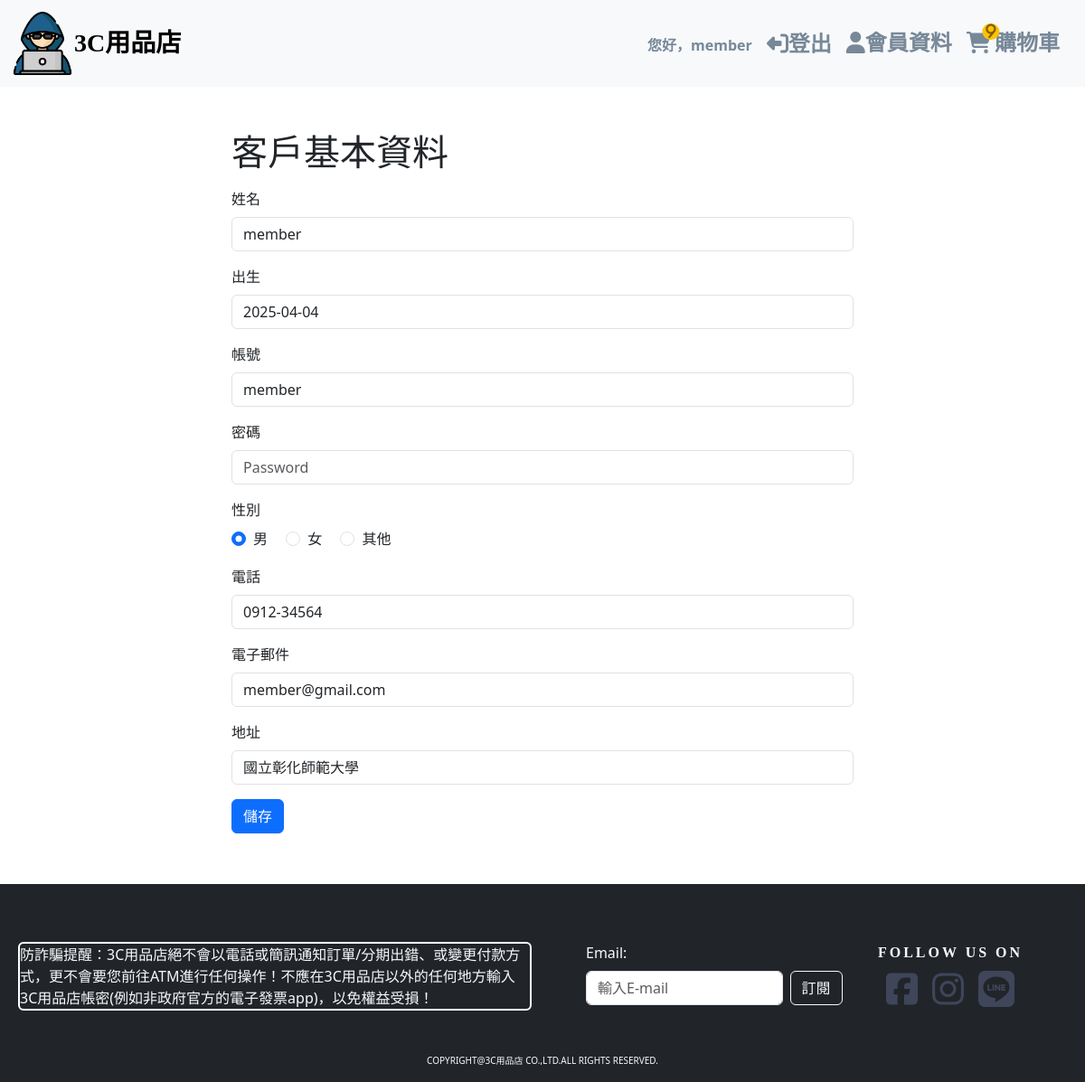
The page /personal_id.php (signed in) on the database as committed earlier.
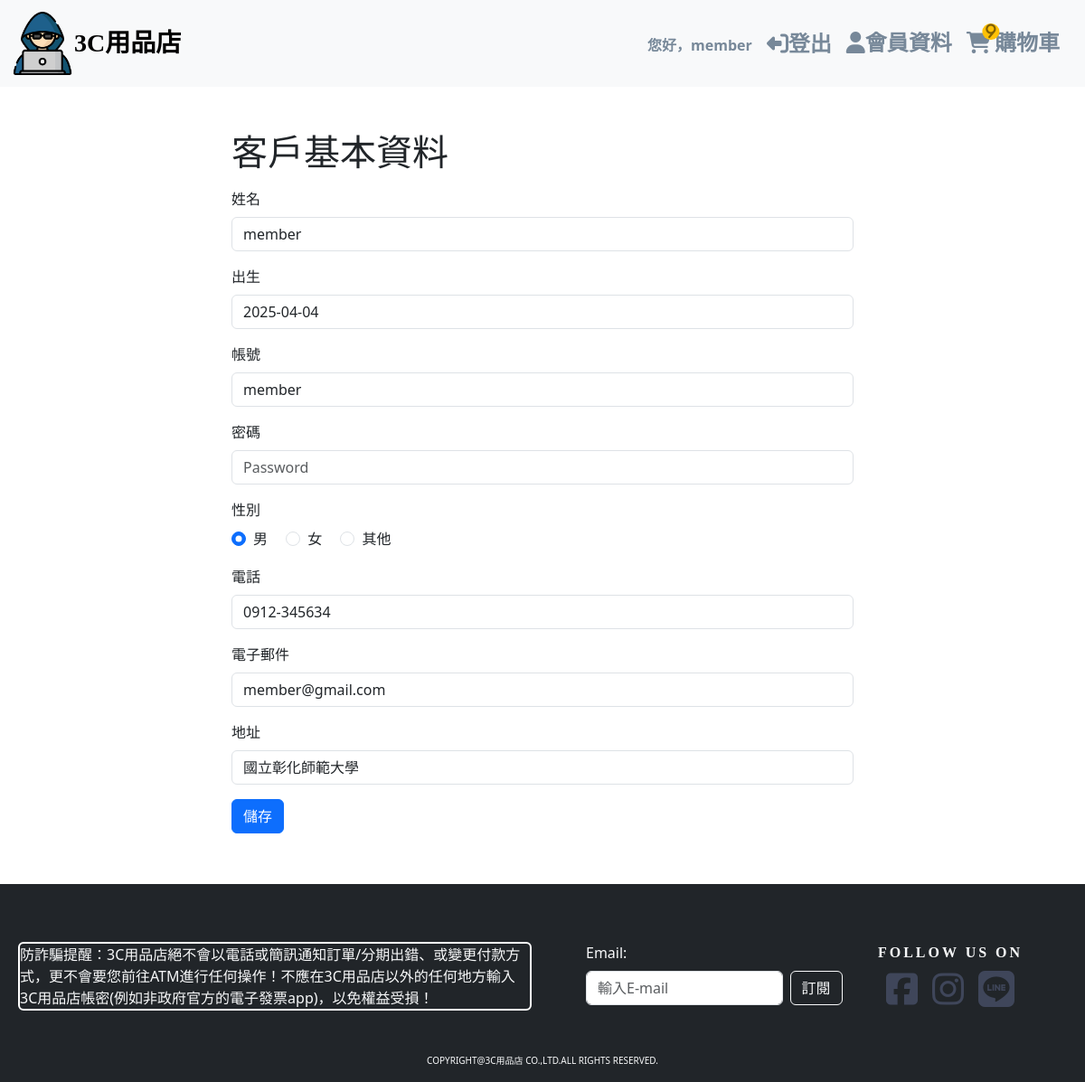
The same page on the database as committed later.
### tables this page shows
CREATE TABLE `member` (
  `id` int(11) NOT NULL COMMENT '會員編號',
  `username` varchar(50) NOT NULL COMMENT '登入帳號',
  `password` varchar(255) NOT NULL COMMENT '加密密碼',
  `email` varchar(100) NOT NULL COMMENT '電子郵件',
  `name` varchar(50) DEFAULT NULL COMMENT '姓名',
  `phone` varchar(20) DEFAULT NULL COMMENT '手機號碼',
  `address` text DEFAULT NULL COMMENT '地址',
  `gender` enum('M','F','O') DEFAULT 'O' COMMENT '性別:M=男、F=女、O=其他',
  `birthdate` date DEFAULT NULL COMMENT '生日',
  `created_at` datetime DEFAULT NULL COMMENT '註冊時間',
  `updated_at` datetime DEFAULT NULL ON UPDATE current_timestamp() COMMENT '更新時間',
  `last_login_at` datetime DEFAULT NULL COMMENT '最後登入時間',
  `status` tinyint(1) NOT NULL COMMENT '帳號狀態:1=啟用、0=停用',
  `role` varchar(20) NOT NULL DEFAULT 'user' COMMENT '權限角色'
);

### load_personal_id.php (called while the page is built, shortened)
<?php
    include 'db.php';
    $username = $_SESSION['username'];
    if($username){
        $sql = "SELECT name, birthdate, username, phone, email, address, role, gender FROM member WHERE username = ?";
        $stmt = $conn->prepare($sql);
        $stmt->bind_param("s", $username);
        $stmt->execute();
        $result = $stmt->get_result();
        $user = $result->fetch_assoc();
    }
?>

### personal_id.php (the view, shortened to what this page needs)
<?php include 'load_personal_id.php';?>
<?php include 'head.php';?>
</head>
<body>
  <?php include 'header.php';?>
  <div class="container px-5 py-5">
    <div class="row">
      <div class="col-2"></div>
      <div class="col-8">
        <h1>客戶基本資料</h1>
        <form action="save_user.php" method="post" class="form-horizontal" id="form-personalID">
          <div class="form-group py-2">
            <label for="name" class="form-label">姓名</label>
            <input type="text" name="name" class="form-control" placeholder="ex.王小明" value="<?= htmlspecialchars($user['name'] ?? '')?>" required />
          </div>
          <div class="form-group py-2">
            <label for="birth" class="form-label">出生</label>
            <input type="text" name="birth" placeholder="xxxx-xx-xx" class="form-control" value="<?= htmlspecialchars($user['birthdate'] ?? '')?>" pattern="^((?:19[2-9]\d{1})|(?:20[0-2][0-9]))\-((?:0?[1-9])|(?:1[0-2]))\-((?:0?[1-9])|(?:[1-2][0-9])|30|31)$" />
          </div>
          <div class="form-group py-2">
            <label for="account" class="form-label">帳號</label>
            <input type="text" name="account" placeholder="Account" class="form-control" value="<?= htmlspecialchars($user['username'] ?? '')?>" required readonly/>
          </div>
          <div class="form-group py-2">
            <label for="password" class="form-label">密碼</label>
            <input type="password" name="password" placeholder="Password" class="form-control" minlength="6" required />
          </div>
          <div class="form-group py-2">
            <label class="form-label">性別</label><br>
            <div class="form-check form-check-inline">
              <input class="form-check-input" type="radio" name="gender" id="genderM" value="M" <?= ($user['gender'] ?? '') == 'M' ? 'checked' : '' ?> required>
              <label class="form-check-label" for="genderM">男</label>
            </div>
            <div class="form-check form-check-inline">
              <input class="form-check-input" type="radio" name="gender" id="genderF" value="F" <?= ($user['gender'] ?? '') == 'F' ? 'checked' : '' ?>>
              <label class="form-check-label" for="genderF">女</label>
            </div>
            <div class="form-check form-check-inline">
              <input class="form-check-input" type="radio" name="gender" id="genderO" value="O" <?= ($user['gender'] ?? '') == 'O' ? 'checked' : '' ?>>
              <label class="form-check-label" for="genderO">其他</label>
            </div>
          </div>
          <div class="form-group py-2">
            <label for="phone_number" class="form-label">電話</label>
            <input type="text" name="phone_number" placeholder="09xx-xxxxxx" class="form-control" pattern="09[0-9]{2}-[0-9]{6}" value="<?= htmlspecialchars($user['phone'] ?? '')?>" required/>
          </div>
          <div class="form-group py-2">
            <label for="email" class="form-label">電子郵件</label>
            <input type="email" name="email" placeholder="example@gmail.com" class="form-control" value="<?= htmlspecialchars($user['email'] ?? '')?>" required readonly/>
          </div>
          <div class="form-group py-2">
            <label for="location" class="form-label">地址</label>
            <input type="text" name="location" class="form-control" value="<?= htmlspecialchars($user['address'] ?? '')?>" required/>
          </div>
          <div class="form-group py-2">
            <input type="submit" name="submit-personalID" class="btn btn-primary" value="儲存" />
          </div>
        </form>
      </div>
      <div class="col-2"></div>
    </div>
  </div>
  <?php include 'footer.php';?>
</body>
</html>

Rows that differ between the two databases and show on the page:
changed member "member": phone_number "0912-34564" → "0912-345634"
